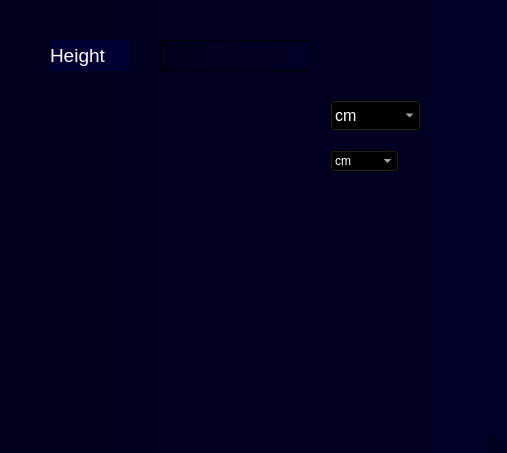
<?xml version="1.0" encoding="UTF-8"?>
<ui version="4.0">
 <class>MainWindow</class>
 <widget class="QMainWindow" name="MainWindow">
  <property name="geometry">
   <rect>
    <x>0</x>
    <y>0</y>
    <width>507</width>
    <height>453</height>
   </rect>
  </property>
  <property name="font">
   <font>
    <kerning>false</kerning>
   </font>
  </property>
  <property name="windowTitle">
   <string>MainWindow</string>
  </property>
  <property name="styleSheet">
   <string notr="true">background-color: qlineargradient(spread:reflect, x1:0, y1:0, x2:1, y2:0.011, stop:0.0227273 rgba(0, 0, 28, 255), stop:0.977273 rgba(0, 0, 39, 255))</string>
  </property>
  <widget class="QWidget" name="centralwidget">
   <widget class="QLabel" name="label">
    <property name="geometry">
     <rect>
      <x>50</x>
      <y>40</y>
      <width>81</width>
      <height>31</height>
     </rect>
    </property>
    <property name="font">
     <font>
      <family>Microsoft YaHei UI</family>
      <pointsize>14</pointsize>
     </font>
    </property>
    <property name="styleSheet">
     <string notr="true">background-color: rgb(0, 0, 50)</string>
    </property>
    <property name="text">
     <string>&lt;html&gt;&lt;head/&gt;&lt;body&gt;&lt;p&gt;&lt;span style=&quot; color:#ffffff;&quot;&gt;Height&lt;/span&gt;&lt;/p&gt;&lt;/body&gt;&lt;/html&gt;</string>
    </property>
   </widget>
   <widget class="QLineEdit" name="He_lineEdit">
    <property name="geometry">
     <rect>
      <x>160</x>
      <y>40</y>
      <width>151</width>
      <height>31</height>
     </rect>
    </property>
    <property name="font">
     <font>
      <family>Microsoft YaHei UI</family>
      <pointsize>12</pointsize>
     </font>
    </property>
    <property name="styleSheet">
     <string notr="true">color: rgb(255, 255, 255);</string>
    </property>
   </widget>
   <widget class="QComboBox" name="comboBox_2">
    <property name="geometry">
     <rect>
      <x>330</x>
      <y>100</y>
      <width>91</width>
      <height>31</height>
     </rect>
    </property>
    <property name="font">
     <font>
      <pointsize>12</pointsize>
      <kerning>false</kerning>
     </font>
    </property>
    <property name="styleSheet">
     <string notr="true">color:rgb(255, 255, 255)</string>
    </property>
    <item>
     <property name="text">
      <string>cm</string>
     </property>
    </item>
    <item>
     <property name="text">
      <string>mm</string>
     </property>
    </item>
   </widget>
   <widget class="QComboBox" name="comboBox">
    <property name="geometry">
     <rect>
      <x>330</x>
      <y>150</y>
      <width>69</width>
      <height>22</height>
     </rect>
    </property>
    <property name="styleSheet">
     <string notr="true">color:rgb(255, 255, 255)</string>
    </property>
    <item>
     <property name="text">
      <string>cm</string>
     </property>
    </item>
    <item>
     <property name="text">
      <string>inch</string>
     </property>
    </item>
   </widget>
  </widget>
  <widget class="QMenuBar" name="menubar">
   <property name="geometry">
    <rect>
     <x>0</x>
     <y>0</y>
     <width>507</width>
     <height>21</height>
    </rect>
   </property>
  </widget>
  <widget class="QStatusBar" name="statusbar"/>
 </widget>
 <resources/>
 <connections/>
</ui>
